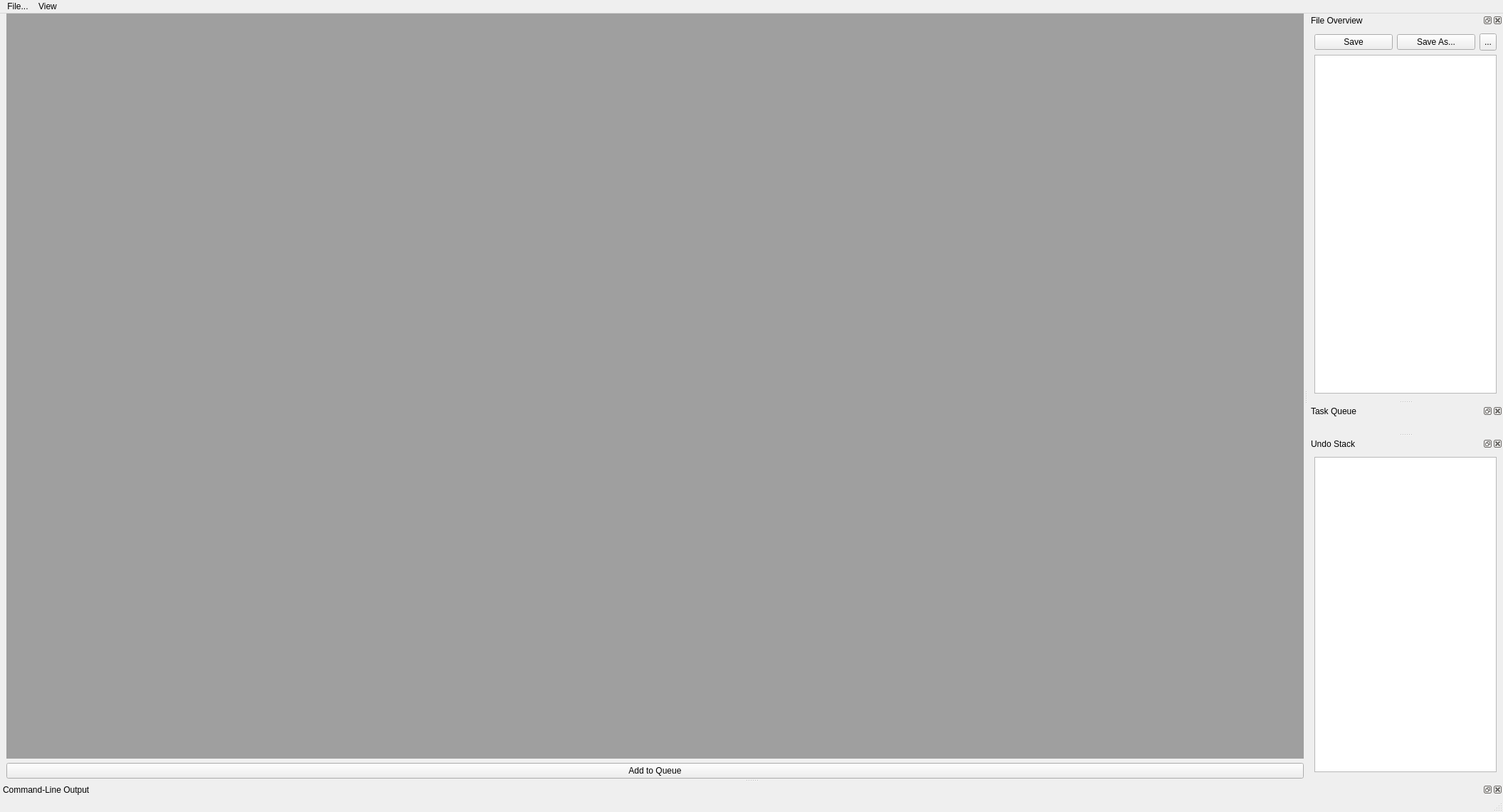
<?xml version="1.0" encoding="UTF-8"?>
<ui version="4.0">
 <class>ApplyMachineLearningWindow</class>
 <widget class="QMainWindow" name="ApplyMachineLearningWindow">
  <property name="geometry">
   <rect>
    <x>0</x>
    <y>0</y>
    <width>2112</width>
    <height>1141</height>
   </rect>
  </property>
  <property name="windowTitle">
   <string>ML Task Scheduler[*]</string>
  </property>
  <property name="windowIcon">
   <iconset resource="../../../res/app_resources.qrc">
    <normaloff>:/Icons/icons/apps/utilities-system-monitor.png</normaloff>:/Icons/icons/apps/utilities-system-monitor.png</iconset>
  </property>
  <widget class="QWidget" name="centralwidget">
   <layout class="QVBoxLayout" name="verticalLayout">
    <property name="leftMargin">
     <number>9</number>
    </property>
    <property name="topMargin">
     <number>0</number>
    </property>
    <property name="rightMargin">
     <number>0</number>
    </property>
    <property name="bottomMargin">
     <number>0</number>
    </property>
    <item>
     <layout class="QVBoxLayout" name="verticalLayout_2" stretch="0,0">
      <property name="leftMargin">
       <number>0</number>
      </property>
      <item>
       <widget class="ExtendedMdiArea" name="ConfigurationMdiArea"/>
      </item>
      <item>
       <widget class="QPushButton" name="addToQueueButton">
        <property name="text">
         <string>Add to Queue</string>
        </property>
        <property name="icon">
         <iconset resource="../../../res/app_resources.qrc">
          <normaloff>:/Icons/icons/actions/format-indent-more.png</normaloff>:/Icons/icons/actions/format-indent-more.png</iconset>
        </property>
       </widget>
      </item>
     </layout>
    </item>
   </layout>
  </widget>
  <widget class="QMenuBar" name="menubar">
   <property name="geometry">
    <rect>
     <x>0</x>
     <y>0</y>
     <width>2112</width>
     <height>22</height>
    </rect>
   </property>
   <widget class="QMenu" name="menuasdf">
    <property name="title">
     <string>File...</string>
    </property>
    <addaction name="actionNewConfig"/>
    <addaction name="actionUndo"/>
    <addaction name="actionRedo"/>
    <addaction name="separator"/>
    <addaction name="actionSave"/>
    <addaction name="actionSave_As"/>
   </widget>
   <widget class="QMenu" name="menuview">
    <property name="title">
     <string>View</string>
    </property>
    <widget class="QMenu" name="menuSet_Font_Size">
     <property name="geometry">
      <rect>
       <x>0</x>
       <y>0</y>
       <width>144</width>
       <height>122</height>
      </rect>
     </property>
     <property name="title">
      <string>Font Size</string>
     </property>
     <property name="icon">
      <iconset resource="../../../res/app_resources.qrc">
       <normaloff>:/Icons/icons/apps/preferences-desktop-font.png</normaloff>:/Icons/icons/apps/preferences-desktop-font.png</iconset>
     </property>
     <addaction name="actionIncreaseFontSize"/>
     <addaction name="actionDefaultFontSize"/>
     <addaction name="actionDecreaseFontSize"/>
    </widget>
    <widget class="QMenu" name="menuMDI_Area">
     <property name="enabled">
      <bool>true</bool>
     </property>
     <property name="title">
      <string>MDI Area</string>
     </property>
     <property name="icon">
      <iconset resource="../../../res/app_resources.qrc">
       <normaloff>:/Icons/icons/apps/preferences-system-windows.png</normaloff>:/Icons/icons/apps/preferences-system-windows.png</iconset>
     </property>
     <addaction name="actionNone"/>
    </widget>
    <addaction name="menuSet_Font_Size"/>
    <addaction name="menuMDI_Area"/>
   </widget>
   <addaction name="menuasdf"/>
   <addaction name="menuview"/>
  </widget>
  <widget class="QStatusBar" name="statusbar"/>
  <widget class="QDockWidget" name="dockWidget">
   <property name="windowIcon">
    <iconset>
     <normaloff>:/Icons/icons/savesymbol.png</normaloff>:/Icons/icons/savesymbol.png</iconset>
   </property>
   <property name="windowTitle">
    <string>File Overview</string>
   </property>
   <attribute name="dockWidgetArea">
    <number>2</number>
   </attribute>
   <widget class="QWidget" name="dockWidgetContents">
    <layout class="QGridLayout" name="gridLayout">
     <item row="0" column="0">
      <layout class="QVBoxLayout" name="verticalLayout_5">
       <item>
        <layout class="QHBoxLayout" name="horizontalLayout_6" stretch="100,100,0">
         <item>
          <widget class="QPushButton" name="saveCurrentConfigBtn">
           <property name="text">
            <string>Save</string>
           </property>
           <property name="icon">
            <iconset resource="../../../res/app_resources.qrc">
             <normaloff>:/Icons/icons/actions/document-save.png</normaloff>:/Icons/icons/actions/document-save.png</iconset>
           </property>
          </widget>
         </item>
         <item>
          <widget class="QPushButton" name="saveCurrentConfigAsBtn">
           <property name="text">
            <string>Save As...</string>
           </property>
           <property name="icon">
            <iconset resource="../../../res/app_resources.qrc">
             <normaloff>:/Icons/icons/actions/document-save-as.png</normaloff>:/Icons/icons/actions/document-save-as.png</iconset>
           </property>
          </widget>
         </item>
         <item>
          <widget class="SquareFrame" name="squareFrame">
           <property name="sizePolicy">
            <sizepolicy hsizetype="Minimum" vsizetype="Minimum">
             <horstretch>0</horstretch>
             <verstretch>0</verstretch>
            </sizepolicy>
           </property>
           <layout class="QVBoxLayout" name="verticalLayout_13">
            <property name="spacing">
             <number>0</number>
            </property>
            <property name="leftMargin">
             <number>0</number>
            </property>
            <property name="topMargin">
             <number>0</number>
            </property>
            <property name="rightMargin">
             <number>0</number>
            </property>
            <property name="bottomMargin">
             <number>0</number>
            </property>
            <item>
             <widget class="QToolButton" name="OpenFileLocationBtn">
              <property name="sizePolicy">
               <sizepolicy hsizetype="Minimum" vsizetype="Minimum">
                <horstretch>0</horstretch>
                <verstretch>0</verstretch>
               </sizepolicy>
              </property>
              <property name="minimumSize">
               <size>
                <width>24</width>
                <height>24</height>
               </size>
              </property>
              <property name="text">
               <string>...</string>
              </property>
              <property name="icon">
               <iconset resource="../../../res/app_resources.qrc">
                <normaloff>:/Icons/icons/actions/folder-new.png</normaloff>:/Icons/icons/actions/folder-new.png</iconset>
              </property>
             </widget>
            </item>
           </layout>
          </widget>
         </item>
        </layout>
       </item>
       <item>
        <widget class="FileExplorerView" name="ConfigFilePickerView"/>
       </item>
      </layout>
     </item>
    </layout>
   </widget>
  </widget>
  <widget class="QDockWidget" name="dockWidget_3">
   <property name="sizePolicy">
    <sizepolicy hsizetype="Preferred" vsizetype="Preferred">
     <horstretch>0</horstretch>
     <verstretch>0</verstretch>
    </sizepolicy>
   </property>
   <property name="windowIcon">
    <iconset>
     <normaloff>:/Icons/icons/Tango Icons/32x32/categories/applications-development.png</normaloff>:/Icons/icons/Tango Icons/32x32/categories/applications-development.png</iconset>
   </property>
   <property name="windowTitle">
    <string>Task Queue</string>
   </property>
   <attribute name="dockWidgetArea">
    <number>2</number>
   </attribute>
   <widget class="QWidget" name="dockWidgetContents_3">
    <layout class="QVBoxLayout" name="verticalLayout_4" stretch="0">
     <property name="leftMargin">
      <number>0</number>
     </property>
     <property name="topMargin">
      <number>0</number>
     </property>
     <property name="rightMargin">
      <number>0</number>
     </property>
     <property name="bottomMargin">
      <number>0</number>
     </property>
     <item>
      <widget class="OverlayWidget" name="MLQueueWidget">
       <property name="overlayHidden" stdset="0">
        <bool>true</bool>
       </property>
      </widget>
     </item>
    </layout>
   </widget>
  </widget>
  <widget class="QDockWidget" name="UndoStack">
   <property name="windowIcon">
    <iconset>
     <normaloff>:/Icons/icons/Tango Icons/32x32/actions/edit-undo.png</normaloff>:/Icons/icons/Tango Icons/32x32/actions/edit-undo.png</iconset>
   </property>
   <property name="windowTitle">
    <string>Undo Stack</string>
   </property>
   <attribute name="dockWidgetArea">
    <number>2</number>
   </attribute>
   <widget class="QWidget" name="dockWidgetContents_4">
    <layout class="QGridLayout" name="gridLayout_2">
     <item row="0" column="0">
      <widget class="QUndoView" name="undoView"/>
     </item>
    </layout>
   </widget>
  </widget>
  <widget class="QDockWidget" name="ConsoleDockWidget">
   <property name="windowTitle">
    <string>Command-Line Output</string>
   </property>
   <attribute name="dockWidgetArea">
    <number>8</number>
   </attribute>
   <widget class="QWidget" name="dockWidgetContents_2">
    <layout class="QHBoxLayout" name="horizontalLayout">
     <property name="spacing">
      <number>0</number>
     </property>
     <property name="leftMargin">
      <number>0</number>
     </property>
     <property name="topMargin">
      <number>0</number>
     </property>
     <property name="rightMargin">
      <number>0</number>
     </property>
     <property name="bottomMargin">
      <number>0</number>
     </property>
     <item>
      <widget class="OverlayWidget" name="ConsoleOverlayWidget">
       <property name="overlayHidden" stdset="0">
        <bool>true</bool>
       </property>
       <layout class="QVBoxLayout" name="verticalLayout_15">
        <property name="topMargin">
         <number>0</number>
        </property>
        <property name="bottomMargin">
         <number>0</number>
        </property>
        <item>
         <layout class="QVBoxLayout" name="verticalLayout_14">
          <item>
           <widget class="ConsoleWidget" name="consoleWidget" native="true">
            <property name="ConsoleWidthPercentage" stdset="0">
             <number>88</number>
            </property>
           </widget>
          </item>
         </layout>
        </item>
       </layout>
      </widget>
     </item>
    </layout>
   </widget>
  </widget>
  <action name="actionUndo">
   <property name="icon">
    <iconset resource="../../../res/app_resources.qrc">
     <normaloff>:/Icons/icons/actions/edit-undo.png</normaloff>:/Icons/icons/actions/edit-undo.png</iconset>
   </property>
   <property name="text">
    <string>Undo</string>
   </property>
   <property name="toolTip">
    <string>Undo the last edit to the settings</string>
   </property>
   <property name="shortcut">
    <string>Ctrl+Z</string>
   </property>
  </action>
  <action name="actionRedo">
   <property name="icon">
    <iconset resource="../../../res/app_resources.qrc">
     <normaloff>:/Icons/icons/actions/edit-redo.png</normaloff>:/Icons/icons/actions/edit-redo.png</iconset>
   </property>
   <property name="text">
    <string>Redo</string>
   </property>
   <property name="shortcut">
    <string>Ctrl+Y</string>
   </property>
  </action>
  <action name="actionIncreaseFontSize">
   <property name="icon">
    <iconset resource="../../../res/app_resources.qrc">
     <normaloff>:/Icons/icons/actions/list-add.png</normaloff>:/Icons/icons/actions/list-add.png</iconset>
   </property>
   <property name="text">
    <string>Increase Size</string>
   </property>
   <property name="shortcut">
    <string>Ctrl+=</string>
   </property>
  </action>
  <action name="actionDefaultFontSize">
   <property name="icon">
    <iconset resource="../../../res/app_resources.qrc">
     <normaloff>:/Icons/icons/actions/view-refresh.png</normaloff>:/Icons/icons/actions/view-refresh.png</iconset>
   </property>
   <property name="text">
    <string>Default Size</string>
   </property>
  </action>
  <action name="actionDecreaseFontSize">
   <property name="icon">
    <iconset resource="../../../res/app_resources.qrc">
     <normaloff>:/Icons/icons/actions/list-remove.png</normaloff>:/Icons/icons/actions/list-remove.png</iconset>
   </property>
   <property name="text">
    <string>Decrease Size</string>
   </property>
   <property name="shortcut">
    <string>Ctrl+-</string>
   </property>
  </action>
  <action name="actionSave">
   <property name="icon">
    <iconset resource="../../../res/app_resources.qrc">
     <normaloff>:/Icons/icons/actions/document-save.png</normaloff>:/Icons/icons/actions/document-save.png</iconset>
   </property>
   <property name="text">
    <string>Save...</string>
   </property>
   <property name="shortcut">
    <string>Ctrl+S</string>
   </property>
  </action>
  <action name="actionSave_As">
   <property name="icon">
    <iconset resource="../../../res/app_resources.qrc">
     <normaloff>:/Icons/icons/actions/document-save-as.png</normaloff>:/Icons/icons/actions/document-save-as.png</iconset>
   </property>
   <property name="text">
    <string>Save As...</string>
   </property>
   <property name="shortcut">
    <string>Ctrl+Shift+S</string>
   </property>
  </action>
  <action name="actionReset_Splitters">
   <property name="icon">
    <iconset>
     <normaloff>:/Icons/icons/Tango Icons/32x32/actions/view-refresh.png</normaloff>:/Icons/icons/Tango Icons/32x32/actions/view-refresh.png</iconset>
   </property>
   <property name="text">
    <string>Reset Splitters</string>
   </property>
  </action>
  <action name="actionSetLocalRunMode">
   <property name="checkable">
    <bool>true</bool>
   </property>
   <property name="checked">
    <bool>true</bool>
   </property>
   <property name="enabled">
    <bool>true</bool>
   </property>
   <property name="icon">
    <iconset>
     <normaloff>:/Icons/icons/Tango Icons/32x32/actions/go-home.png</normaloff>:/Icons/icons/Tango Icons/32x32/actions/go-home.png</iconset>
   </property>
   <property name="text">
    <string>Local</string>
   </property>
  </action>
  <action name="actionSetNetworkRunMode">
   <property name="checkable">
    <bool>true</bool>
   </property>
   <property name="icon">
    <iconset>
     <normaloff>:/Icons/icons/Tango Icons/32x32/apps/internet-web-browser.png</normaloff>:/Icons/icons/Tango Icons/32x32/apps/internet-web-browser.png</iconset>
   </property>
   <property name="text">
    <string>Network</string>
   </property>
  </action>
  <action name="actionNewConfig">
   <property name="icon">
    <iconset resource="../../../res/app_resources.qrc">
     <normaloff>:/Icons/icons/actions/document-new.png</normaloff>:/Icons/icons/actions/document-new.png</iconset>
   </property>
   <property name="text">
    <string>New Config...</string>
   </property>
   <property name="shortcut">
    <string>Ctrl+N</string>
   </property>
  </action>
  <action name="actionNone">
   <property name="enabled">
    <bool>false</bool>
   </property>
   <property name="text">
    <string>None</string>
   </property>
  </action>
  <action name="actionReset_Splitters_2">
   <property name="icon">
    <iconset resource="../../../res/app_resources.qrc">
     <normaloff>:/Icons/icons/mimetypes/x-office-document-template.png</normaloff>:/Icons/icons/mimetypes/x-office-document-template.png</iconset>
   </property>
   <property name="text">
    <string>Reset Splitters</string>
   </property>
  </action>
 </widget>
 <customwidgets>
  <customwidget>
   <class>ExtendedMdiArea</class>
   <extends>QMdiArea</extends>
   <header>pyside6_utils.widgets.ExtendedMdiArea</header>
   <container>1</container>
  </customwidget>
  <customwidget>
   <class>FileExplorerView</class>
   <extends>QTreeView</extends>
   <header>pyside6_utils.widgets.FileExplorerView</header>
  </customwidget>
  <customwidget>
   <class>OverlayWidget</class>
   <extends>QWidget</extends>
   <header>pyside6_utils.widgets.OverlayWidget</header>
   <container>1</container>
  </customwidget>
  <customwidget>
   <class>SquareFrame</class>
   <extends>QFrame</extends>
   <header>pyside6_utils.widgets.SquareFrame</header>
   <container>1</container>
  </customwidget>
  <customwidget>
   <class>ConsoleWidget</class>
   <extends>QWidget</extends>
   <header>pyside6_utils.widgets.ConsoleWidget</header>
  </customwidget>
 </customwidgets>
 <resources>
  <include location="../../../res/app_resources.qrc"/>
 </resources>
 <connections/>
</ui>
